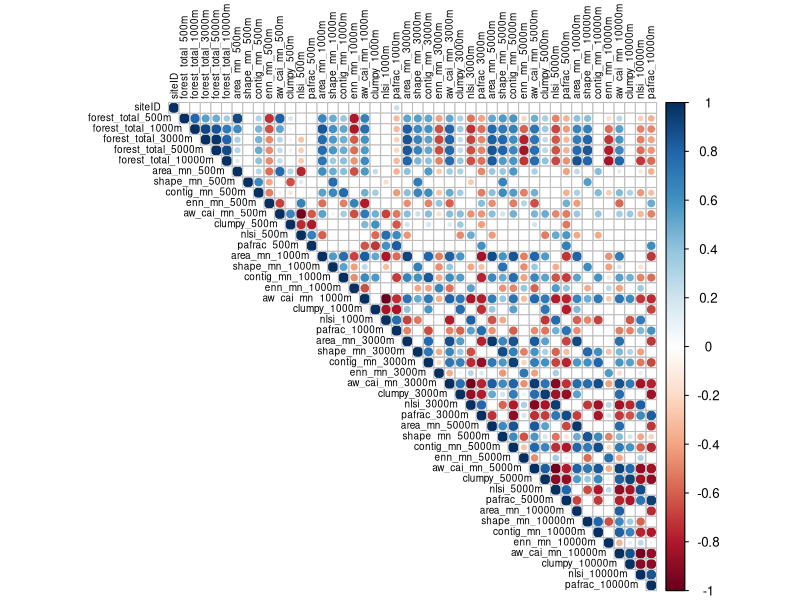

This chart was generated by the following R code:

# setup -------------------------------------------------------------------

library(tidyverse)
library(ggplot2)
library(lubridate)
library(stringr)
library(corrplot)

lsm_500m <- read_csv('data/processed/lsm_500m.csv')

lsm_1000m <- read_csv('data/processed/lsm_1km.csv')

lsm_3000m <- read_csv('data/processed/lsm_3km.csv')

lsm_5000m <- read_csv('data/processed/lsm_5km.csv')

lsm_10000m <- read_csv('data/processed/lsm_10km.csv')

pc_500m <- read_csv('data/processed/percent_cover_500m.csv')

pc_1000m <- read_csv('data/processed/percent_cover_1km.csv')

pc_3000m <- read_csv('data/processed/percent_cover_3km.csv')

pc_5000m <- read_csv('data/processed/percent_cover_5km.csv')

pc_10000m <- read_csv('data/processed/percent_cover_10km.csv')


# plot correlation matrix ----------------------------------------

# calculate total forest cover at each site
map(
  list(pc_500m,pc_1000m,pc_3000m,pc_5000m,pc_10000m),
  function(x){
   
    x %>% 
      rowwise() %>% 
      mutate(forest_total = forest_decid + forest_everg + forest_mix) %>% 
      select(siteID, forest_total)
      
  }) %>% 
  set_names(
    c('pc_500m_2', 'pc_1000m_2', 'pc_3000m_2', 'pc_5000m_2', 'pc_10000m_2')) %>% 
  list2env(envir = .GlobalEnv)

# put all data into a list of dataframes with columns renamed to include radii
mapped_list <- map2(
  list(
    pc_500m_2,pc_1000m_2,pc_3000m_2,pc_5000m_2,pc_10000m_2,
    lsm_500m,lsm_1000m,lsm_3000m,lsm_5000m,lsm_10000m),
  c('500m','1000m','3000m','5000m','10000m',
    '500m','1000m','3000m','5000m','10000m'),
  function(x,y){
    
    x %>% 
      rename_with(~ str_c(., y, sep = '_'), .cols = 2:length(x))
    
  })

# join all data into single dataframe
combined_data <- mapped_list[[1]] %>% 
  full_join(mapped_list[[2]]) %>% 
  full_join(mapped_list[[3]]) %>% 
  full_join(mapped_list[[4]]) %>% 
  full_join(mapped_list[[5]]) %>% 
  full_join(mapped_list[[6]]) %>% 
  full_join(mapped_list[[7]]) %>% 
  full_join(mapped_list[[8]]) %>% 
  full_join(mapped_list[[9]]) %>% 
  full_join(mapped_list[[10]])

# function to calculate matrix of p values for correlations between columns in a dataframe
pMatrix <- function(mat, ...){
  mat <- as.matrix(mat)
  n <- ncol(mat)
  p.mat<- matrix(NA, n, n)
  diag(p.mat) <- 0
  for (i in 1:(n - 1)) {
    for (j in (i + 1):n) {
      tmp <- cor.test(mat[, i], mat[, j], ...)
      p.mat[i, j] <- p.mat[j, i] <- tmp$p.value
    }
  }
  colnames(p.mat) <- rownames(p.mat) <- colnames(mat)
  p.mat
}

p_vals <- pMatrix(combined_data)

# generate a visualizqtion of correlations between variables
combined_data %>% 
  cor(use = 'complete.obs') %>%
  corrplot(
    method = 'circle',
    type = 'upper',
    tl.col = 'black',
    tl.cex = 0.6,
    p.mat = p_vals,
    sig.level = 0.01,
    insig = 'blank')
